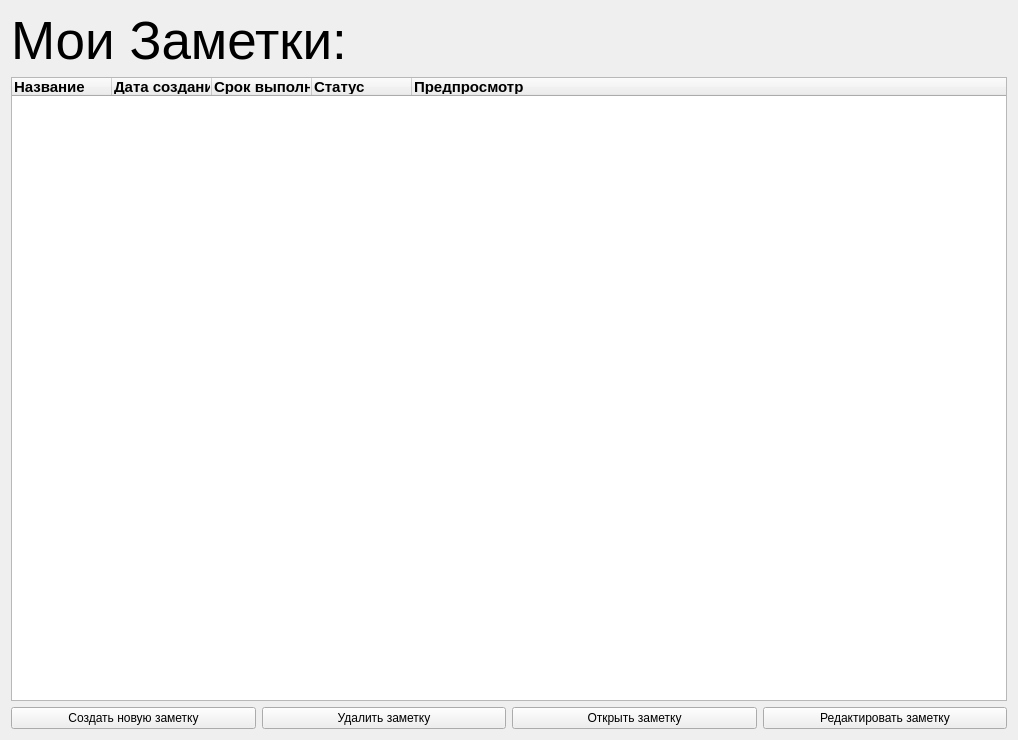
<?xml version="1.0" encoding="UTF-8"?>
<ui version="4.0">
 <class>FormMenuNotes</class>
 <widget class="QWidget" name="FormMenuNotes">
  <property name="geometry">
   <rect>
    <x>0</x>
    <y>0</y>
    <width>1018</width>
    <height>740</height>
   </rect>
  </property>
  <property name="windowTitle">
   <string>Мои заметки</string>
  </property>
  <layout class="QVBoxLayout" name="verticalLayout">
   <item>
    <widget class="QLabel" name="labelNotes">
     <property name="font">
      <font>
       <pointsize>40</pointsize>
      </font>
     </property>
     <property name="text">
      <string>Мои Заметки:</string>
     </property>
    </widget>
   </item>
   <item>
    <widget class="QTreeWidget" name="treeWidgetNotes">
     <property name="font">
      <font>
       <pointsize>11</pointsize>
      </font>
     </property>
     <column>
      <property name="text">
       <string>Название</string>
      </property>
      <property name="font">
       <font>
        <bold>true</bold>
       </font>
      </property>
     </column>
     <column>
      <property name="text">
       <string>Дата создания</string>
      </property>
      <property name="font">
       <font>
        <bold>true</bold>
       </font>
      </property>
     </column>
     <column>
      <property name="text">
       <string>Срок выполнения</string>
      </property>
      <property name="font">
       <font>
        <bold>true</bold>
       </font>
      </property>
     </column>
     <column>
      <property name="text">
       <string>Статус</string>
      </property>
      <property name="font">
       <font>
        <bold>true</bold>
       </font>
      </property>
     </column>
     <column>
      <property name="text">
       <string>Предпросмотр</string>
      </property>
      <property name="font">
       <font>
        <bold>true</bold>
       </font>
      </property>
     </column>
    </widget>
   </item>
   <item>
    <layout class="QHBoxLayout" name="horizontalLayout">
     <item>
      <widget class="QPushButton" name="pushButtonNewNote">
       <property name="text">
        <string>Создать новую заметку</string>
       </property>
      </widget>
     </item>
     <item>
      <widget class="QPushButton" name="pushButtonDeleteNote">
       <property name="text">
        <string>Удалить заметку</string>
       </property>
      </widget>
     </item>
     <item>
      <widget class="QPushButton" name="pushButtonOpenNote">
       <property name="text">
        <string>Открыть заметку</string>
       </property>
      </widget>
     </item>
     <item>
      <widget class="QPushButton" name="pushButtonEditNote">
       <property name="text">
        <string>Редактировать заметку</string>
       </property>
      </widget>
     </item>
    </layout>
   </item>
  </layout>
 </widget>
 <resources/>
 <connections/>
</ui>
